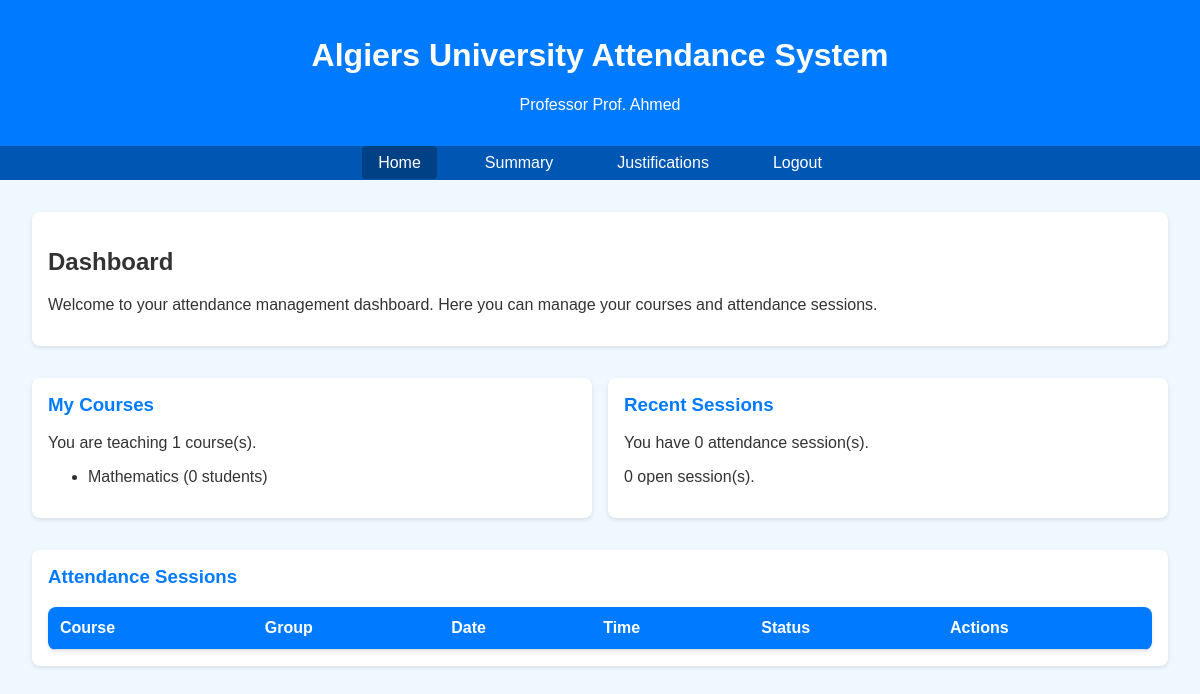
/public/professor/home.php (signed in), run on the app's committed database.
### tables this page shows
CREATE TABLE courses (
    id INT AUTO_INCREMENT PRIMARY KEY,
    name VARCHAR(255) NOT NULL,
    professor_id INT NOT NULL,
    FOREIGN KEY (professor_id) REFERENCES users(id) ON DELETE CASCADE
);

CREATE TABLE users (
    id INT AUTO_INCREMENT PRIMARY KEY,
    name VARCHAR(255) NOT NULL,
    email VARCHAR(255) UNIQUE NOT NULL,
    password VARCHAR(255) NOT NULL,
    role ENUM('student', 'professor', 'admin') NOT NULL,
    student_id VARCHAR(50) UNIQUE NULL,  
    created_at TIMESTAMP DEFAULT CURRENT_TIMESTAMP
);

### backend/auth.php (called while the page is built, shortened)
<?php
function isLoggedIn() {
    return isset($_SESSION['user_id']);
}
function getCurrentUser() {
    if (isLoggedIn()) {
        return [
            'id' => $_SESSION['user_id'],
            'name' => $_SESSION['user_name'],
            'email' => $_SESSION['user_email'],
            'role' => $_SESSION['user_role'],
            'student_id' => $_SESSION['student_id']
        ];
    }
    return null;
}
?>

### backend/crud.php (called while the page is built, shortened)
<?php
function getCourses($professor_id = null) {
    $conn = getDBConnection();
    $query = "SELECT c.id, c.name, c.professor_id, u.name as professor_name FROM courses c JOIN users u ON c.professor_id = u.id";
    if ($professor_id) {
        $query .= " WHERE c.professor_id = ?";
        $stmt = $conn->prepare($query);
        $stmt->bind_param("i", $professor_id);
    } else {
        $stmt = $conn->prepare($query);
    }
    $stmt->execute();
    $result = $stmt->get_result();
    $courses = $result->fetch_all(MYSQLI_ASSOC);
    return $courses;
}
?>

### backend/session_management.php (called while the page is built, shortened)
<?php
function getAttendanceSessions($course_id = null, $group_id = null, $professor_id = null) {
    $conn = getDBConnection();
    $query = "SELECT s.id, s.course_id, s.group_id, s.date, s.start_time, s.end_time, s.status, s.created_by, c.name as course_name, g.name as group_name, u.name as professor_name FROM attendance_sessions s JOIN courses c ON s.course_id = c.id JOIN groups g ON s.group_id = g.id JOIN users u ON s.created_by = u.id";
    $conditions = [];
    $params = [];
    $types = "";
    if ($professor_id) {
        $conditions[] = "s.created_by = ?";
        $params[] = $professor_id;
        $types .= "i";
    }
    if (!empty($conditions)) {
        $query .= " WHERE " . implode(" AND ", $conditions);
    }
    $query .= " ORDER BY s.date DESC, s.start_time DESC";
    $stmt = $conn->prepare($query);
    if (!empty($params)) {
        $stmt->bind_param($types, ...$params);
    }
    $stmt->execute();
    $result = $stmt->get_result();
    $sessions = $result->fetch_all(MYSQLI_ASSOC);
    return $sessions;
}
?>

### public/professor/home.php (the view, shortened to what this page needs)
<?php
require_once '../../backend/auth.php';
require_once '../../backend/crud.php';
require_once '../../backend/session_management.php';
$user = getCurrentUser();
$courses = getCourses($user['id']);
$sessions = getAttendanceSessions(null, null, $user['id']);
?>
<!DOCTYPE html>
<html lang="en">
<head>
</head>
<body>
    <header>
        <h1>Algiers University Attendance System</h1>
        <p>Professor <?php echo htmlspecialchars($user['name']); ?></p>
    </header>
    <nav>
        <ul>
            <li><a href="#" class="active">Home</a></li>
            <li><a href="summary.php">Summary</a></li>
            <li><a href="justifications.php">Justifications</a></li>
            <li><a href="../logout.php">Logout</a></li>
        </ul>
    </nav>
    <div class="container">
        <div class="welcome-section">
            <h2>Dashboard</h2>
            <p>Welcome to your attendance management dashboard. Here you can manage your courses and attendance sessions.</p>
        </div>
        <div class="dashboard-grid">
            <div class="dashboard-card">
                <h3>My Courses</h3>
                <p>You are teaching <?php echo count($courses); ?> course(s).</p>
                <ul>
                    <?php foreach ($courses as $course): ?>
                        <li><?php echo htmlspecialchars($course['name']); ?> (<?php echo $course['total_students'] ?? 0; ?> students)</li>
                    <?php endforeach; ?>
                </ul>
            </div>
            <div class="dashboard-card">
                <h3>Recent Sessions</h3>
                <p>You have <?php echo count($sessions); ?> attendance session(s).</p>
                <p><?php echo count(array_filter($sessions, function($s) { return $s['status'] == 'open'; })); ?> open session(s).</p>
            </div>
        </div>
        <div class="dashboard-card">
            <h3>Attendance Sessions</h3>
            <table>
                <thead>
                    <tr>
                        <th>Course</th>
                        <th>Group</th>
                        <th>Date</th>
                        <th>Time</th>
                        <th>Status</th>
                        <th>Actions</th>
                    </tr>
                </thead>
            </table>
        </div>
    </div>
</body>
</html>

### public/professor/home.php (style rules this page uses)
body { font-family: Arial, sans-serif; margin: 0; padding: 0; background-color: #f0f8ff; color: #333; }
header { background-color: #007bff; color: white; padding: 1rem; text-align: center; }
nav { background-color: #0056b3; padding: 0.5rem; }
nav ul { list-style: none; padding: 0; margin: 0; display: flex; justify-content: center; }
nav li { margin: 0 1rem; }
nav a { color: white; text-decoration: none; padding: 0.5rem 1rem; border-radius: 4px; transition: background-color 0.3s; }
nav a:hover, nav a.active { background-color: #004085; }
.container { max-width: 1200px; margin: 0 auto; padding: 2rem; }
.welcome-section { background-color: white; padding: 1rem; border-radius: 8px; margin-bottom: 2rem; box-shadow: 0 2px 4px rgba(0,0,0,0.1); }
.dashboard-grid { display: grid; grid-template-columns: repeat(auto-fit, minmax(300px, 1fr)); gap: 1rem; margin-bottom: 2rem; }
.dashboard-card { background-color: white; padding: 1rem; border-radius: 8px; box-shadow: 0 2px 4px rgba(0,0,0,0.1); }
.dashboard-card h3 { margin-top: 0; color: #007bff; }
table { width: 100%; border-collapse: collapse; margin-top: 1rem; background-color: white; border-radius: 8px; overflow: hidden; box-shadow: 0 2px 4px rgba(0,0,0,0.1); }
th, td { padding: 0.75rem; text-align: left; border-bottom: 1px solid #ddd; }
th { background-color: #007bff; color: white; }

### data on the page
courses: professor.name "Prof. Ahmed", name "Mathematics", total_students "0"

### other printed values
count($courses) "1"
count($sessions) "0"
